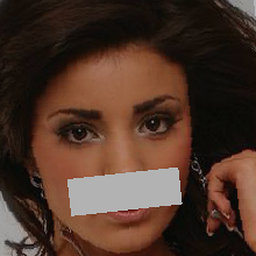
#> input picture augmented_dataset/00004_aug_1.png, 256 x 256 px
$ python -i augment_dataset.py   (imports and definitions only)
#> lines starting #> are read from the running program, lines starting #| are printed output that depends on the picture
#> further down, picture is the input picture: PIL image 256x256 RGB; mean R, G, B 76.9, 52.7, 40.8
import os
import cv2
import numpy as np
from PIL import Image, ImageEnhance, ImageFilter
import random
from pathlib import Path
import argparse

# [77 lines left out: functions create_augmented_dataset, create_augmented_dataset_paired, not called in this run]

def apply_augmentations(img, seed=None):
    """
    Apply various augmentations to an image. If seed is provided, use it for deterministic augmentations.
    """
    if seed is not None:
        random.seed(seed)
        np.random.seed(seed)

    # Convert to RGB if needed
    if img.mode != 'RGB':
        img = img.convert('RGB')

    # 1. Random rotation (-15 to 15 degrees)
    if random.random() < 0.7:
        angle = random.uniform(-15, 15)
        img = img.rotate(angle, fillcolor=(255, 255, 255))

    # 2. Random horizontal flip
    if random.random() < 0.5:
        img = img.transpose(Image.Transpose.FLIP_LEFT_RIGHT)

    # 3. Random brightness adjustment
    if random.random() < 0.8:
        factor = random.uniform(0.7, 1.3)
        enhancer = ImageEnhance.Brightness(img)
        img = enhancer.enhance(factor)
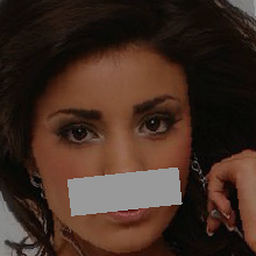
#> img: PIL image 256x256 RGB; mean R, G, B 65.3, 44.6, 34.4

    # 4. Random contrast adjustment
    if random.random() < 0.8:
        factor = random.uniform(0.8, 1.2)
        enhancer = ImageEnhance.Contrast(img)
        img = enhancer.enhance(factor)

    # 5. Random saturation adjustment
    if random.random() < 0.6:
        factor = random.uniform(0.7, 1.3)
        enhancer = ImageEnhance.Color(img)
        img = enhancer.enhance(factor)

    # 6. Random sharpness adjustment
    if random.random() < 0.5:
        factor = random.uniform(0.5, 1.5)
        enhancer = ImageEnhance.Sharpness(img)
        img = enhancer.enhance(factor)

    # 7. Random blur (slight)
    if random.random() < 0.3:
        radius = random.uniform(0.5, 1.5)
        img = img.filter(ImageFilter.GaussianBlur(radius=radius))

    # 8. Random noise addition
    if random.random() < 0.4:
        img_array = np.array(img)
        noise = np.random.normal(0, random.uniform(5, 15), img_array.shape)
        img_array = np.clip(img_array + noise, 0, 255).astype(np.uint8)
        img = Image.fromarray(img_array)

    # 9. Random color temperature (warm/cool)
    if random.random() < 0.5:
        img_array = np.array(img)
        # Add slight color tint
        tint_factor = random.uniform(-20, 20)
        if random.random() < 0.5:
            # Warm tint (more red/yellow)
            img_array[:, :, 0] = np.clip(img_array[:, :, 0] + tint_factor, 0, 255)
            img_array[:, :, 1] = np.clip(img_array[:, :, 1] + tint_factor * 0.5, 0, 255)
        else:
            # Cool tint (more blue)
            img_array[:, :, 2] = np.clip(img_array[:, :, 2] + tint_factor, 0, 255)
        img = Image.fromarray(img_array)

    # 10. Random crop and resize (slight)
    if random.random() < 0.4:
        width, height = img.size
#> width = 256; height = 256
        crop_ratio = random.uniform(0.85, 0.95)
        new_width = int(width * crop_ratio)
#> new_width = 236
        new_height = int(height * crop_ratio)
#> new_height = 236

        left = random.randint(0, width - new_width)
#> left = 19
        top = random.randint(0, height - new_height)
#> top = 8
        right = left + new_width
#> right = 255
        bottom = top + new_height
#> bottom = 244

        img = img.crop((left, top, right, bottom))
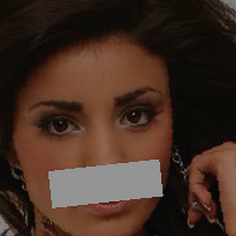
#> img: PIL image 236x236 RGB; mean R, G, B 67.6, 46.1, 35.5
        img = img.resize((width, height), Image.Resampling.LANCZOS)
#> img: PIL image 256x256 RGB

    return img

# [35 lines left out: function create_specific_augmentations, not called in this run]

# [30 lines not run here, left out]

>>> from PIL import Image
>>> picture = Image.open('../augmented_dataset/00004_aug_1.png')
>>> result = apply_augmentations(picture)

$ run again, on augmented_dataset/Patient_002_2_aug_4.png
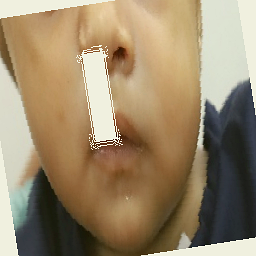
#> input picture augmented_dataset/Patient_002_2_aug_4.png, 256 x 256 px
#> picture is the input picture: PIL image 256x256 RGB; mean R, G, B 154.8, 135.8, 106.6
#> in apply_augmentations, `img = enhancer.enhance(factor)`:
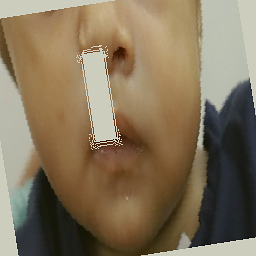
#> img: PIL image 256x256 RGB; mean R, G, B 131.9, 115.7, 90.6
#> in apply_augmentations, `img = img.crop((left, top, right, bottom))`:
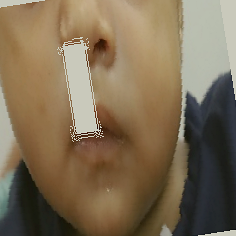
#> img: PIL image 236x236 RGB; mean R, G, B 126.8, 109.3, 84.1

$ run again, on augmented_dataset/Patient_002_3_aug_1.png
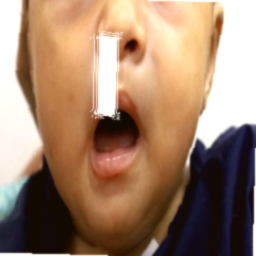
#> input picture augmented_dataset/Patient_002_3_aug_1.png, 256 x 256 px
#> picture is the input picture: PIL image 256x256 RGB; mean R, G, B 161, 129.8, 106.7
#> in apply_augmentations, `img = enhancer.enhance(factor)`:
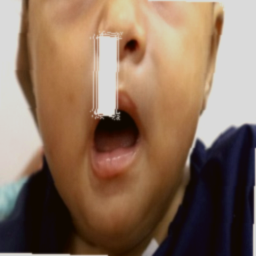
#> img: PIL image 256x256 RGB; mean R, G, B 137.3, 110.5, 90.8
#> in apply_augmentations, `img = img.crop((left, top, right, bottom))`:
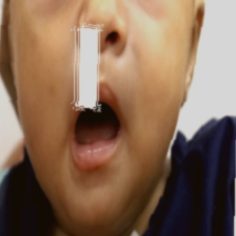
#> img: PIL image 236x236 RGB; mean R, G, B 134.5, 105.8, 84.7
